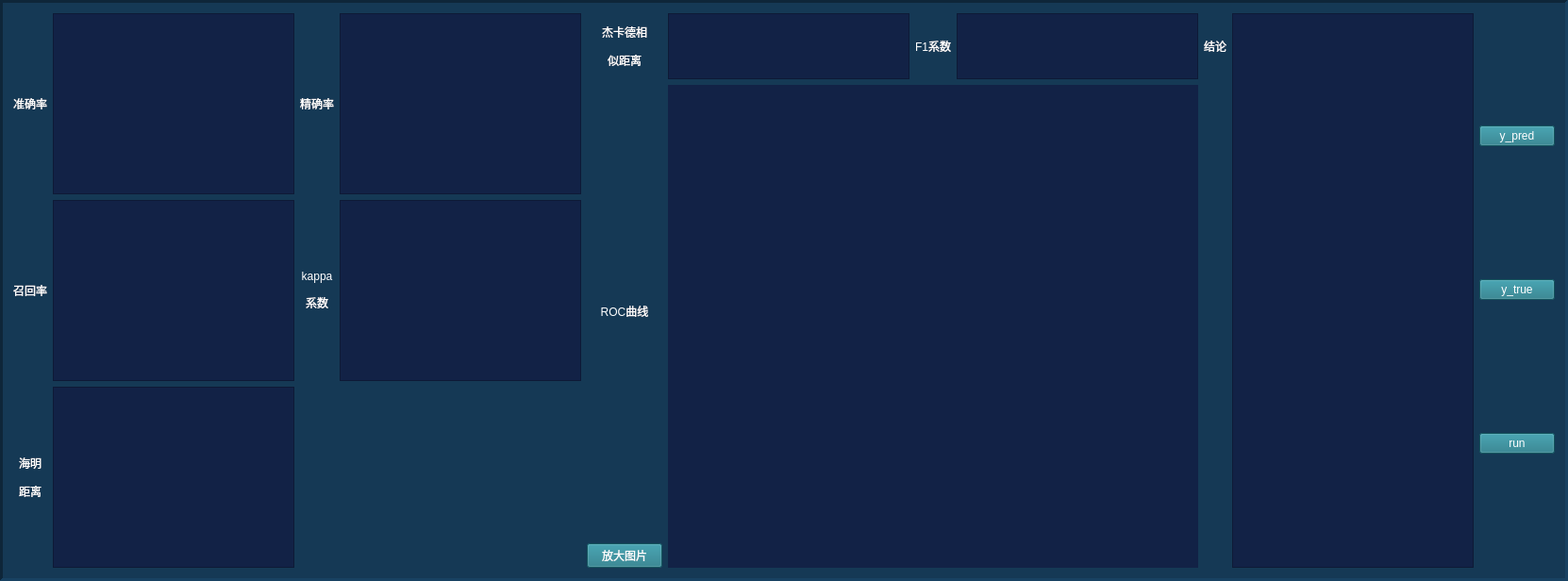
           <widget class="QFrame" name="frame_gener_j">
            <property name="styleSheet">
             <string notr="true">background-color: rgb(21, 57, 85);</string>
            </property>
            <property name="frameShape">
             <enum>QFrame::Panel</enum>
            </property>
            <property name="frameShadow">
             <enum>QFrame::Sunken</enum>
            </property>
            <property name="lineWidth">
             <number>3</number>
            </property>
            <property name="midLineWidth">
             <number>3</number>
            </property>
            <layout class="QHBoxLayout" name="horizontalLayout_3">
             <item>
              <layout class="QHBoxLayout" name="horizontalLayout_gener_main_j">
               <item>
                <layout class="QGridLayout" name="gridLayout_gener_main1_j">
                 <item row="0" column="2">
                  <widget class="QLabel" name="label_P_j">
                   <property name="styleSheet">
                    <string notr="true">color: rgb(255, 255, 255);
background-color:transparent;</string>
                   </property>
                   <property name="text">
                    <string>精确率</string>
                   </property>
                   <property name="alignment">
                    <set>Qt::AlignCenter</set>
                   </property>
                  </widget>
                 </item>
                 <item row="0" column="1">
                  <widget class="QTextBrowser" name="textBrowser_A_j">
                   <property name="styleSheet">
                    <string notr="true">background-color: rgb(18, 34, 70);
color: rgb(255, 255, 255);</string>
                   </property>
                  </widget>
                 </item>
                 <item row="1" column="0">
                  <widget class="QLabel" name="label_R_j">
                   <property name="styleSheet">
                    <string notr="true">color: rgb(255, 255, 255);
background-color:transparent;</string>
                   </property>
                   <property name="text">
                    <string>召回率</string>
                   </property>
                   <property name="alignment">
                    <set>Qt::AlignCenter</set>
                   </property>
                  </widget>
                 </item>
                 <item row="0" column="3">
                  <widget class="QTextBrowser" name="textBrowser_P_j">
                   <property name="styleSheet">
                    <string notr="true">background-color: rgb(18, 34, 70);
color: rgb(255, 255, 255);</string>
                   </property>
                  </widget>
                 </item>
                 <item row="0" column="0">
                  <widget class="QLabel" name="label_A_j">
                   <property name="styleSheet">
                    <string notr="true">color: rgb(255, 255, 255);
background-color:transparent;</string>
                   </property>
                   <property name="text">
                    <string>准确率</string>
                   </property>
                   <property name="alignment">
                    <set>Qt::AlignCenter</set>
                   </property>
                  </widget>
                 </item>
                 <item row="1" column="1">
                  <widget class="QTextBrowser" name="textBrowser_R_j">
                   <property name="styleSheet">
                    <string notr="true">background-color: rgb(18, 34, 70);
color: rgb(255, 255, 255);</string>
                   </property>
                  </widget>
                 </item>
                 <item row="1" column="2">
                  <widget class="QLabel" name="label_K_j">
                   <property name="styleSheet">
                    <string notr="true">color: rgb(255, 255, 255);
background-color:transparent;</string>
                   </property>
                   <property name="text">
                    <string>&lt;html&gt;&lt;head/&gt;&lt;body&gt;&lt;p&gt;kappa&lt;/p&gt;&lt;p&gt;系数&lt;/p&gt;&lt;/body&gt;&lt;/html&gt;</string>
                   </property>
                   <property name="alignment">
                    <set>Qt::AlignCenter</set>
                   </property>
                  </widget>
                 </item>
                 <item row="1" column="3">
                  <widget class="QTextBrowser" name="textBrowser_K_j">
                   <property name="styleSheet">
                    <string notr="true">background-color: rgb(18, 34, 70);
color: rgb(255, 255, 255);</string>
                   </property>
                  </widget>
                 </item>
                 <item row="2" column="0">
                  <widget class="QLabel" name="label_H_j">
                   <property name="styleSheet">
                    <string notr="true">color: rgb(255, 255, 255);
background-color:transparent;</string>
                   </property>
                   <property name="text">
                    <string>&lt;html&gt;&lt;head/&gt;&lt;body&gt;&lt;p&gt;海明&lt;/p&gt;&lt;p&gt;距离&lt;/p&gt;&lt;/body&gt;&lt;/html&gt;</string>
                   </property>
                   <property name="alignment">
                    <set>Qt::AlignCenter</set>
                   </property>
                  </widget>
                 </item>
                 <item row="2" column="1">
                  <widget class="QTextBrowser" name="textBrowser_H_j">
                   <property name="styleSheet">
                    <string notr="true">background-color: rgb(18, 34, 70);
color: rgb(255, 255, 255);</string>
                   </property>
                  </widget>
                 </item>
                </layout>
               </item>
               <item>
                <layout class="QGridLayout" name="gridLayout_gener_main2_j" rowstretch="1,0,0" columnstretch="1,0,0,0,0,0">
                 <item row="0" column="1">
                  <widget class="QTextBrowser" name="textBrowser_J_j">
                   <property name="sizePolicy">
                    <sizepolicy hsizetype="Preferred" vsizetype="Preferred">
                     <horstretch>0</horstretch>
                     <verstretch>0</verstretch>
                    </sizepolicy>
                   </property>
                   <property name="styleSheet">
                    <string notr="true">background-color: rgb(18, 34, 70);
color: rgb(255, 255, 255);</string>
                   </property>
                  </widget>
                 </item>
                 <item row="0" column="0">
                  <widget class="QLabel" name="label_J_j">
                   <property name="styleSheet">
                    <string notr="true">color: rgb(255, 255, 255);
background-color:transparent;</string>
                   </property>
                   <property name="text">
                    <string>&lt;html&gt;&lt;head/&gt;&lt;body&gt;&lt;p&gt;杰卡德相&lt;/p&gt;&lt;p&gt;似距离&lt;/p&gt;&lt;/body&gt;&lt;/html&gt;</string>
                   </property>
                   <property name="alignment">
                    <set>Qt::AlignCenter</set>
                   </property>
                  </widget>
                 </item>
                 <item row="0" column="2">
                  <widget class="QLabel" name="label_F1_j">
                   <property name="styleSheet">
                    <string notr="true">color: rgb(255, 255, 255);
background-color:transparent;</string>
                   </property>
                   <property name="text">
                    <string>F1系数</string>
                   </property>
                   <property name="alignment">
                    <set>Qt::AlignCenter</set>
                   </property>
                  </widget>
                 </item>
                 <item row="1" column="0">
                  <widget class="QLabel" name="label_ROC_2_j">
                   <property name="sizePolicy">
                    <sizepolicy hsizetype="Expanding" vsizetype="Expanding">
                     <horstretch>0</horstretch>
                     <verstretch>30</verstretch>
                    </sizepolicy>
                   </property>
                   <property name="styleSheet">
                    <string notr="true">color: rgb(255, 255, 255);
background-color:transparent;</string>
                   </property>
                   <property name="text">
                    <string>ROC曲线</string>
                   </property>
                   <property name="alignment">
                    <set>Qt::AlignCenter</set>
                   </property>
                  </widget>
                 </item>
                 <item row="1" column="1" rowspan="2" colspan="3">
                  <widget class="QLabel" name="label_ROC_j">
                   <property name="sizePolicy">
                    <sizepolicy hsizetype="Expanding" vsizetype="Expanding">
                     <horstretch>0</horstretch>
                     <verstretch>0</verstretch>
                    </sizepolicy>
                   </property>
                   <property name="minimumSize">
                    <size>
                     <width>0</width>
                     <height>0</height>
                    </size>
                   </property>
                   <property name="styleSheet">
                    <string notr="true">background-color: rgb(18, 34, 70);</string>
                   </property>
                   <property name="text">
                    <string/>
                   </property>
                   <property name="alignment">
                    <set>Qt::AlignCenter</set>
                   </property>
                  </widget>
                 </item>
                 <item row="0" column="3">
                  <widget class="QTextBrowser" name="textBrowser_F1_j">
                   <property name="sizePolicy">
                    <sizepolicy hsizetype="Preferred" vsizetype="Preferred">
                     <horstretch>0</horstretch>
                     <verstretch>0</verstretch>
                    </sizepolicy>
                   </property>
                   <property name="styleSheet">
                    <string notr="true">background-color: rgb(18, 34, 70);
color: rgb(255, 255, 255);</string>
                   </property>
                  </widget>
                 </item>
                 <item row="2" column="0">
                  <widget class="QPushButton" name="pushButton_ROC_j">
                   <property name="styleSheet">
                    <string notr="true">color: rgb(255, 255, 255);
background-color: rgb(28, 118, 132);</string>
                   </property>
                   <property name="text">
                    <string>放大图片</string>
                   </property>
                  </widget>
                 </item>
                 <item row="0" column="5" rowspan="3">
                  <widget class="QTextBrowser" name="textBrowser_jielun_j">
                   <property name="styleSheet">
                    <string notr="true">background-color: rgb(18, 34, 70);</string>
                   </property>
                  </widget>
                 </item>
                 <item row="0" column="4">
                  <widget class="QLabel" name="label_jielun_j">
                   <property name="styleSheet">
                    <string notr="true">color: rgb(255, 255, 255);
background-color:transparent;</string>
                   </property>
                   <property name="text">
                    <string>结论</string>
                   </property>
                   <property name="alignment">
                    <set>Qt::AlignCenter</set>
                   </property>
                  </widget>
                 </item>
                </layout>
               </item>
               <item>
                <layout class="QVBoxLayout" name="verticalLayout_gener_main3_j" stretch="1,1,1">
                 <property name="spacing">
                  <number>22</number>
                 </property>
                 <item>
                  <widget class="QPushButton" name="pushButton_y_pred_A_j">
                   <property name="sizePolicy">
                    <sizepolicy hsizetype="Minimum" vsizetype="Fixed">
                     <horstretch>0</horstretch>
                     <verstretch>0</verstretch>
                    </sizepolicy>
                   </property>
                   <property name="styleSheet">
                    <string notr="true">color: rgb(255, 255, 255);
background-color: rgb(28, 118, 132);</string>
                   </property>
                   <property name="text">
                    <string>y_pred</string>
                   </property>
                  </widget>
                 </item>
                 <item>
                  <widget class="QPushButton" name="pushButton_y_true_A_j">
                   <property name="sizePolicy">
                    <sizepolicy hsizetype="Minimum" vsizetype="Fixed">
                     <horstretch>0</horstretch>
                     <verstretch>0</verstretch>
                    </sizepolicy>
                   </property>
                   <property name="styleSheet">
                    <string notr="true">color: rgb(255, 255, 255);
background-color: rgb(28, 118, 132);</string>
                   </property>
                   <property name="text">
                    <string>y_true</string>
                   </property>
                  </widget>
                 </item>
                 <item>
                  <widget class="QPushButton" name="pushButton_run_A_j">
                   <property name="sizePolicy">
                    <sizepolicy hsizetype="Minimum" vsizetype="Fixed">
                     <horstretch>0</horstretch>
                     <verstretch>0</verstretch>
                    </sizepolicy>
                   </property>
                   <property name="styleSheet">
                    <string notr="true">color: rgb(255, 255, 255);
background-color: rgb(28, 118, 132);</string>
                   </property>
                   <property name="text">
                    <string>run</string>
                   </property>
                  </widget>
                 </item>
                </layout>
               </item>
              </layout>
             </item>
            </layout>
           </widget>
